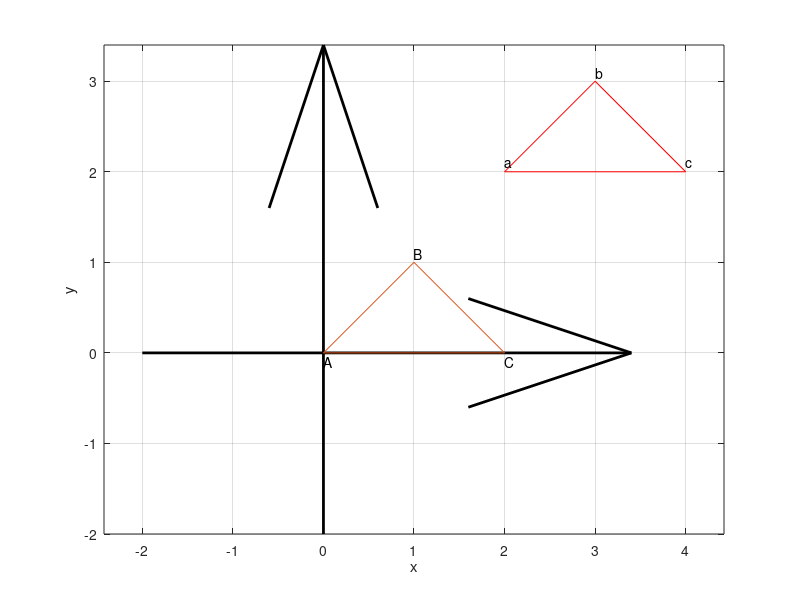

The MATLAB source for this figure:
clc
clf
clear

A = [0, 0];
B = [1, 1];
C = [2, 0];

quiver(-2, 0, 6, 0, 'Color', 'k', 'LineWidth', 2)
hold on, grid on, axis equal
quiver(0, -2, 0, 6, 'Color', 'k', 'LineWidth', 2)
xlabel('x'); ylabel('y');

line([A(1) B(1)],[A(2) B(2)]);
text(0, -0.1, 'A');
line([A(1) C(1)],[A(2) C(2)]);
text(1, 1.1, 'B');
line([B(1) C(1)],[B(2) C(2)]);
text(2, -0.1, 'C');

lambda = 2;
A = A + lambda;
B = B + lambda;
C = C + lambda;

line([A(1) B(1)],[A(2) B(2)], 'Color', 'red');
text(2, 2.1, 'a');
line([A(1) C(1)],[A(2) C(2)], 'Color', 'red');
text(3, 3.1, 'b');
line([B(1) C(1)],[B(2) C(2)], 'Color', 'red');
text(4, 2.1, 'c');